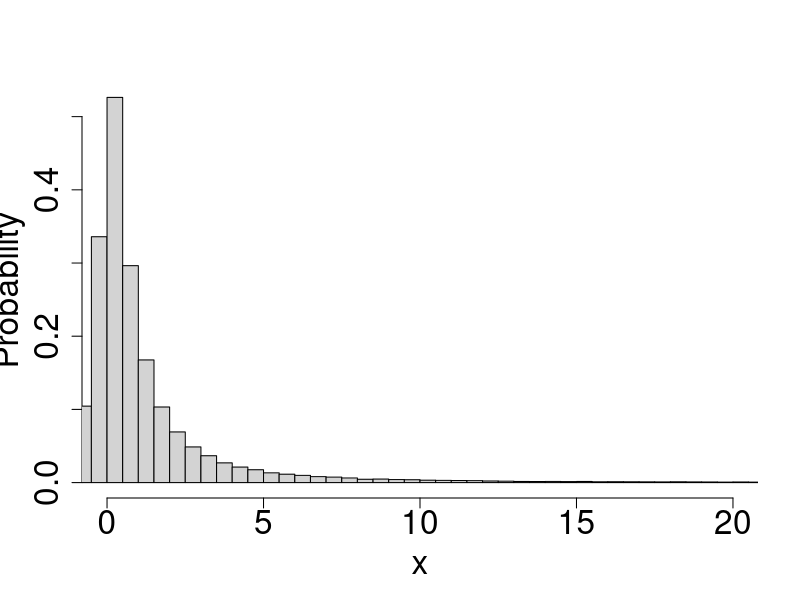

The R source for this figure:
setwd('~/Documents/Academia/Teaching/TCD/2015-HT/Quant2/Lectures/lecture1/')
# generate random normal variables
n= 200000
for(i in 1:10){
  assign(paste("z", i, sep = ""), rnorm(n))    
}

pdf('Figs/FDistribution.pdf')
U = z1 + z2^2
V = z3^2 + z4^2 + z5^2
hist( (U/2) / (V/3), xlim=c(0,20), freq=F,breaks=100000, main='', xlab='x', ylab='Probability', cex.axis=2, cex.lab=2, )
dev.off()